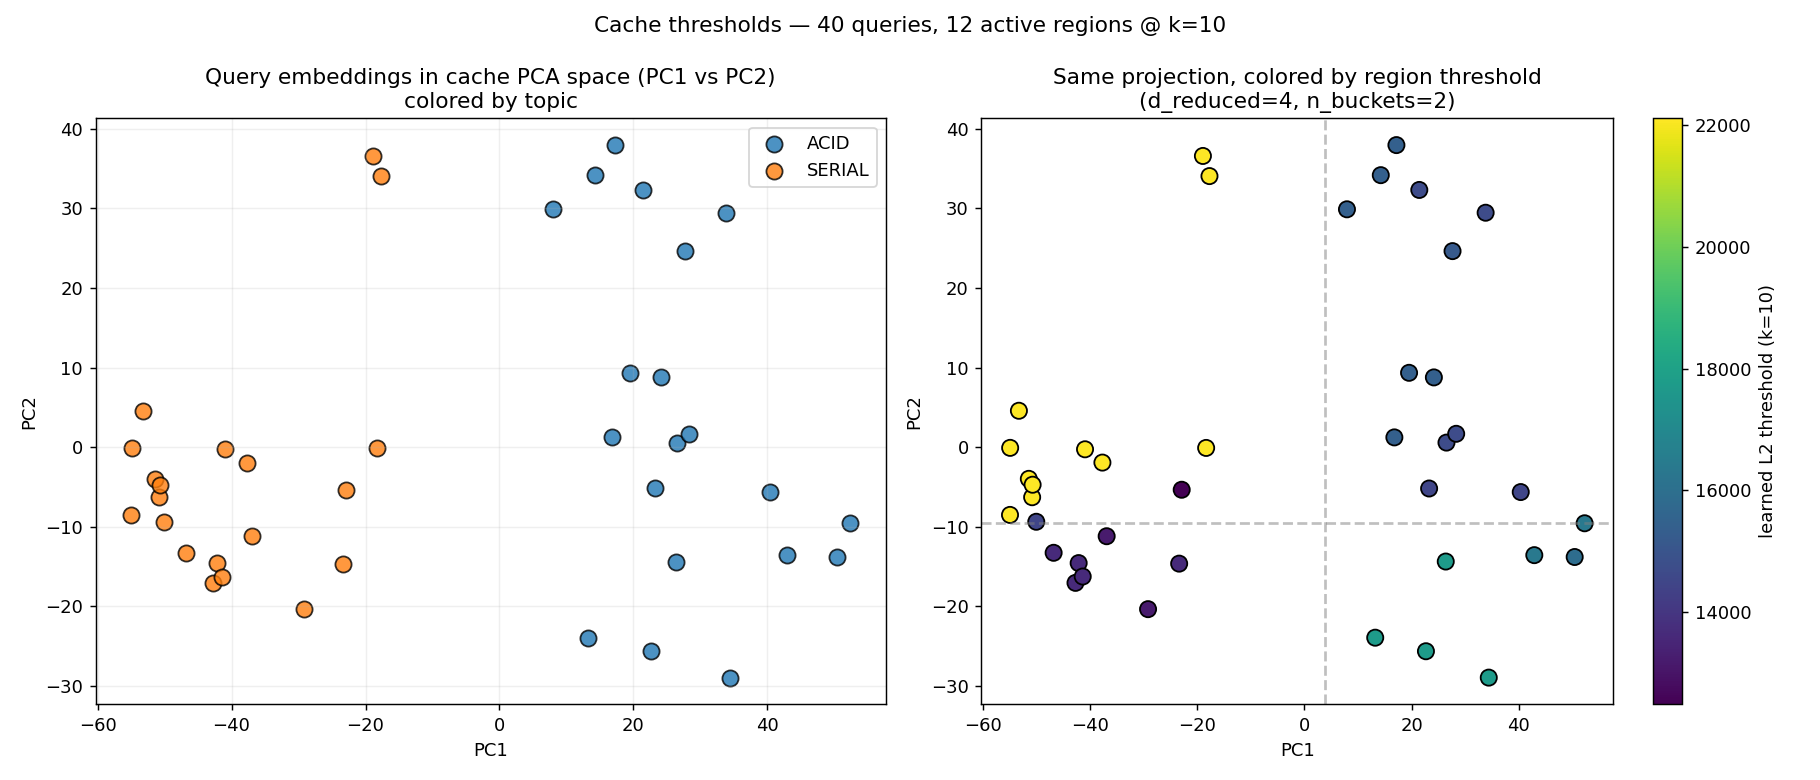

The script that saved this image:
"""
scripts/cache_threshold_viz.py

reads scripts/cache_viz_state.pkl and produces two plots side by side. One is a scatter plot of the query embeddings in the PCA space, 
the other is a heatmap of the thresholds for each region.
"""

import pathlib
import pickle
import sys

import numpy as np
import matplotlib.pyplot as plt

sys.path.insert(0, str(pathlib.Path(__file__).resolve().parent.parent))

VIZ_PATH = pathlib.Path("scripts/cache_viz_state.pkl")
OUT_PATH = pathlib.Path("scripts/cache_threshold_viz.png")


def project(embeddings, components, mean):
    """Apply the cache's saved PCA to the test queries from the benchmark"""
    return (embeddings - mean) @ components.T

def region_key(reduced_row, bucket_boundaries, d_reduced, n_buckets):
    """figure out which region the query belongs to"""
    parts = []
    for dim in range(d_reduced):
        bounds = bucket_boundaries[dim]
        b = int(np.searchsorted(bounds, reduced_row[dim]))
        if b >= n_buckets:
            b = n_buckets - 1
        parts.append(str(b))
    return ",".join(parts)

def pick_k(thresholds, preferred=10):
    """pick the k value that is closest to the preferred value"""
    ks = sorted({k for (k, _) in thresholds.keys()})
    if not ks:
        return None
    return preferred if preferred in ks else ks[-1]

def main():
    with open(VIZ_PATH, "rb") as f:
        state = pickle.load(f)

    embs = np.asarray(state["query_embeddings"], dtype="float32")
    topics = np.asarray(state["topics"])
    thresholds = state["thresholds"]
    components = state["pca_components"]
    mean = state["pca_mean"]
    boundaries = state["bucket_boundaries"]
    d_reduced = state["d_reduced"]
    n_buckets = state["n_buckets"]
    reduced = project(embs, components, mean)
    coords2d = reduced[:, :2]

    target_k = pick_k(thresholds, preferred=10)
    per_query_thresh = np.full(len(embs), np.nan)
    if target_k is not None:
        for i, row in enumerate(reduced):
            r = region_key(row, boundaries, d_reduced, n_buckets)
            v = thresholds.get((target_k, r))
            if v is not None:
                per_query_thresh[i] = v

    fig, axes = plt.subplots(1, 2, figsize=(14, 6))

    # left plot
    ax = axes[0]
    palette = {"ACID": "tab:blue", "SERIAL": "tab:orange"}
    for topic, color in palette.items():
        m = topics == topic
        if not m.any():
            continue
        ax.scatter(
            coords2d[m, 0], coords2d[m, 1],
            c=color, label=topic, s=80, alpha=0.8, edgecolor="black",
        )
    ax.set_title("Query embeddings in cache PCA space (PC1 vs PC2)\ncolored by topic")
    ax.set_xlabel("PC1")
    ax.set_ylabel("PC2")
    ax.legend()
    ax.grid(alpha=0.2)

    # right plot
    ax = axes[1]
    valid = ~np.isnan(per_query_thresh)
    if valid.any():
        sc = ax.scatter(
            coords2d[valid, 0], coords2d[valid, 1],
            c=per_query_thresh[valid], cmap="viridis",
            s=80, edgecolor="black",
        )
        plt.colorbar(sc, ax=ax, label=f"learned L2 threshold (k={target_k})")
        if (~valid).any():
            ax.scatter(
                coords2d[~valid, 0], coords2d[~valid, 1],
                facecolors="none", edgecolor="red", s=80,
                label="no threshold for region",
            )
            ax.legend(loc="best")
    else:
        ax.text(0.5, 0.5, "no thresholds learned", ha="center",
                va="center", transform=ax.transAxes)

    # draw the boundaries of the principle components
    for x in boundaries[0]:
        ax.axvline(float(x), color="grey", linestyle="--", alpha=0.5)
    if d_reduced >= 2:
        for y in boundaries[1]:
            ax.axhline(float(y), color="grey", linestyle="--", alpha=0.5)

    ax.set_title(f"Same projection, colored by region threshold\n"
                 f"(d_reduced={d_reduced}, n_buckets={n_buckets})")
    
    ax.set_xlabel("PC1")
    ax.set_ylabel("PC2")

    # number of regions with the target k value
    n_regions = len({r for (k, r) in thresholds.keys() if k == target_k})
    fig.suptitle(f"Cache thresholds — {len(embs)} queries, {n_regions} active regions @ k={target_k}", fontsize=12)

    plt.tight_layout()
    plt.savefig(OUT_PATH, dpi=130)

if __name__ == "__main__":
    main()
